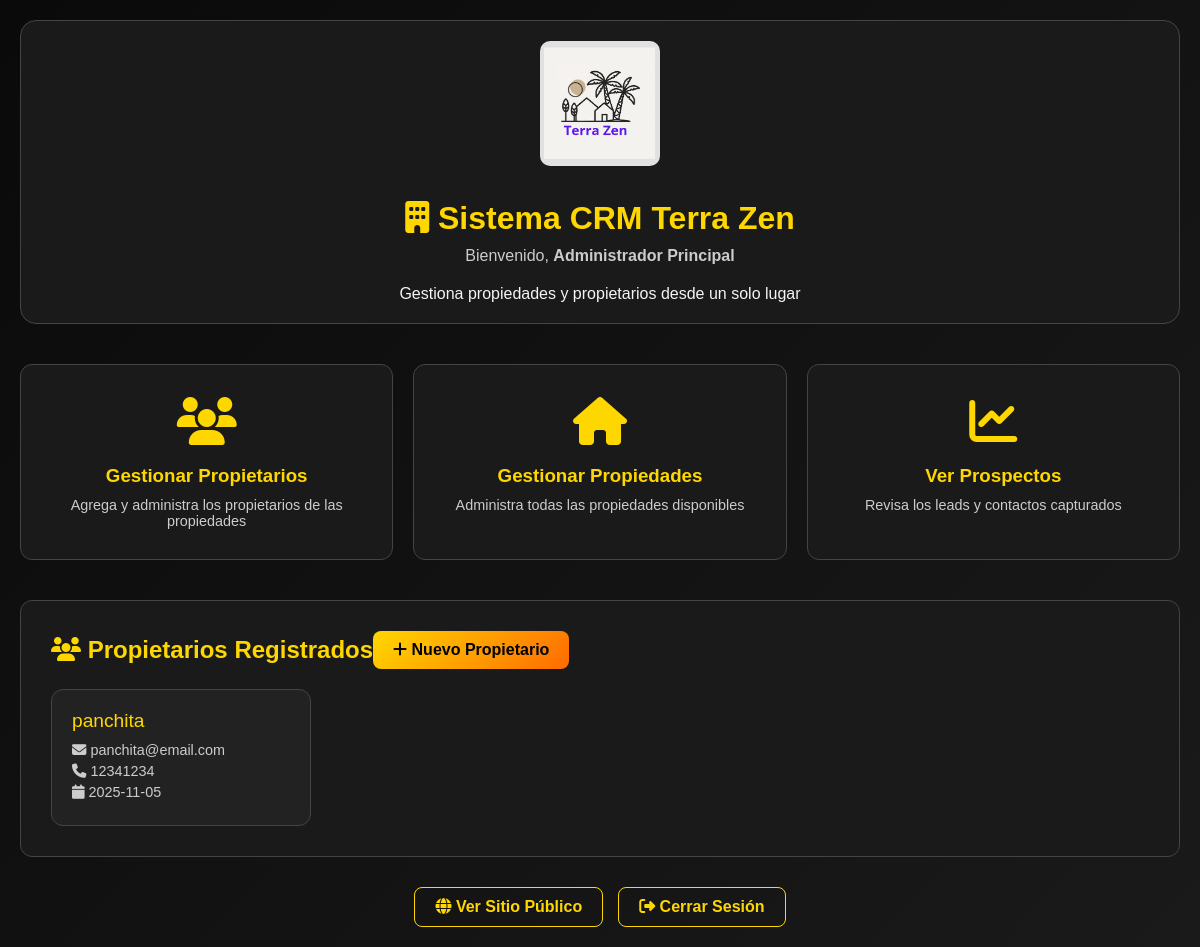
/crm/dashboard (signed in), run on the app's committed database.
### tables this page shows
CREATE TABLE propietarios (
                id INTEGER PRIMARY KEY AUTOINCREMENT,
                nombre TEXT NOT NULL,
                email TEXT,
                telefono TEXT,
                fecha_registro TEXT NOT NULL,
                activo INTEGER DEFAULT 1
            );

### app.py (the view)
@app.route('/crm/dashboard')
def crm_dashboard():
    if not session.get('crm_logged_in'):
        return redirect(url_for('crm_login'))
    propietarios = get_all_propietarios()
    return render_template('crm_dashboard.html',
                         propietarios=propietarios,
                         user=session.get('crm_user'))

### app.py (called while the page is built)
def get_db_path():
    return 'terrazen.db'

def get_all_propietarios():
    try:
        conn = sqlite3.connect(get_db_path())
        cursor = conn.cursor()
        cursor.execute('SELECT * FROM propietarios WHERE activo = 1 ORDER BY nombre')
        rows = cursor.fetchall()
        propietarios = []
        for row in rows:
            propietarios.append({
                'id': row[0],
                'nombre': row[1],
                'email': row[2],
                'telefono': row[3],
                'fecha_registro': row[4]
            })
        conn.close()
        return propietarios
    except Exception as e:
        print(f"Error obteniendo propietarios: {e}")
        return []

### templates/crm_dashboard.html (shortened to what this page needs)
<!DOCTYPE html>
<html lang="es">
<head>
    <link rel="stylesheet" href="https://cdnjs.cloudflare.com/ajax/libs/font-awesome/6.4.0/css/all.min.css">
</head>
<body>
    <div class="crm-container">
        <div class="crm-header">
            <div class="crm-logo">
                <a href="{{ url_for('propiedades_list') }}" title="Ir al listado de propiedades">
                    <img src="{{ url_for('static', filename='images/logo.png') }}"
                         alt="Terra Zen"
                         class="crm-logo-img">
                </a>
            </div>
            <h1><i class="fas fa-building"></i> Sistema CRM Terra Zen</h1>
            <p class="user-welcome">Bienvenido, <strong>{{ user.nombre }}</strong></p>
            <p>Gestiona propiedades y propietarios desde un solo lugar</p>
        </div>
        <div class="crm-actions">
            <div class="action-card" onclick="location.href='/crm/propietarios'">
                <div class="action-icon">
                    <i class="fas fa-users"></i>
                </div>
                <h3>Gestionar Propietarios</h3>
                <p>Agrega y administra los propietarios de las propiedades</p>
            </div>
            <div class="action-card" onclick="location.href='/crm/propiedades'">
                <div class="action-icon">
                    <i class="fas fa-home"></i>
                </div>
                <h3>Gestionar Propiedades</h3>
                <p>Administra todas las propiedades disponibles</p>
            </div>
            <div class="action-card" onclick="location.href='/admin/prospectos'">
                <div class="action-icon">
                    <i class="fas fa-chart-line"></i>
                </div>
                <h3>Ver Prospectos</h3>
                <p>Revisa los leads y contactos capturados</p>
            </div>
        </div>
        <div class="propietarios-section">
            <div class="section-title">
                <h2><i class="fas fa-users"></i> Propietarios Registrados</h2>
                <a href="/crm/propietarios" class="btn-primary">
                    <i class="fas fa-plus"></i> Nuevo Propietario
                </a>
            </div>
            {% if propietarios %}
            <div class="propietarios-grid">
                {% for propietario in propietarios %}
                <div class="propietario-card">
                    <div class="propietario-name">{{ propietario.nombre }}</div>
                    {% if propietario.email %}
                    <div class="propietario-info">
                        <i class="fas fa-envelope"></i> {{ propietario.email }}
                    </div>
                    {% endif %}
                    {% if propietario.telefono %}
                    <div class="propietario-info">
                        <i class="fas fa-phone"></i> {{ propietario.telefono }}
                    </div>
                    {% endif %}
                    <div class="propietario-info">
                        <i class="fas fa-calendar"></i> {{ propietario.fecha_registro[:10] }}
                    </div>
                </div>
                {% endfor %}
            </div>
            {% endif %}
        </div>
        <div class="admin-actions">
            <a href="/propiedades" class="btn-secondary">
                <i class="fas fa-globe"></i> Ver Sitio Público
            </a>
            <a href="/crm/logout" class="btn-secondary">
                <i class="fas fa-sign-out-alt"></i> Cerrar Sesión
            </a>
        </div>
    </div>
</body>
</html>

### templates/crm_dashboard.html (style rules this page uses)
* { margin: 0; padding: 0; box-sizing: border-box; }
body { font-family: 'Poppins', sans-serif; background: linear-gradient(135deg, #0a0a0a, #1a1a1a); color: #f4f4f4; min-height: 100vh; }
.crm-logo { margin-bottom: 30px; }
.crm-logo img { max-width: 120px; height: auto; border-radius: 10px; transition: transform 0.3s ease; }
.crm-container { max-width: 1200px; margin: 0 auto; padding: 20px; }
.crm-header { text-align: center; margin-bottom: 40px; padding: 20px; background: #1a1a1a; border-radius: 16px; border: 1px solid #444; }
.crm-header h1 { color: #ffd700; margin-bottom: 10px; }
.user-welcome { color: #ccc; margin-bottom: 20px; }
.crm-actions { display: grid; grid-template-columns: repeat(auto-fit, minmax(300px, 1fr)); gap: 20px; margin-bottom: 40px; }
.action-card { background: #1a1a1a; border: 1px solid #444; border-radius: 12px; padding: 30px; text-align: center; transition: all 0.3s ease; cursor: pointer; }
.action-icon { font-size: 3rem; color: #ffd700; margin-bottom: 15px; }
.action-card h3 { color: #ffd700; margin-bottom: 10px; }
.action-card p { color: #ccc; font-size: 0.9rem; }
.propietarios-section { background: #1a1a1a; border: 1px solid #444; border-radius: 12px; padding: 30px; margin-top: 30px; }
.section-title { color: #ffd700; margin-bottom: 20px; display: flex; justify-content: between; align-items: center; }
.btn-primary { background: linear-gradient(135deg, #ffd700, #ff6b00); color: #000; padding: 10px 20px; border: none; border-radius: 8px; font-weight: 600; text-decoration: none; transition: all 0.3s ease; cursor: pointer; }
.btn-secondary { background: transparent; color: #ffd700; padding: 10px 20px; border: 1px solid #ffd700; border-radius: 8px; font-weight: 600; text-decoration: none; transition: all 0.3s ease; cursor: pointer; }
.propietarios-grid { display: grid; grid-template-columns: repeat(auto-fill, minmax(250px, 1fr)); gap: 20px; margin-top: 20px; }
.propietario-card { background: #222; border: 1px solid #444; border-radius: 12px; padding: 20px; transition: all 0.3s ease; }
.propietario-name { color: #ffd700; font-size: 1.2rem; margin-bottom: 10px; }
.propietario-info { color: #ccc; font-size: 0.9rem; margin-bottom: 5px; }
.admin-actions { display: flex; gap: 15px; margin-top: 30px; justify-content: center; flex-wrap: wrap; }

### data on the page
propietarios: nombre "panchita", email "panchita@email.com", telefono "12341234", fecha_registro "2025-11-05"

### other printed values
{{ user.nombre }} "Administrador Principal"
